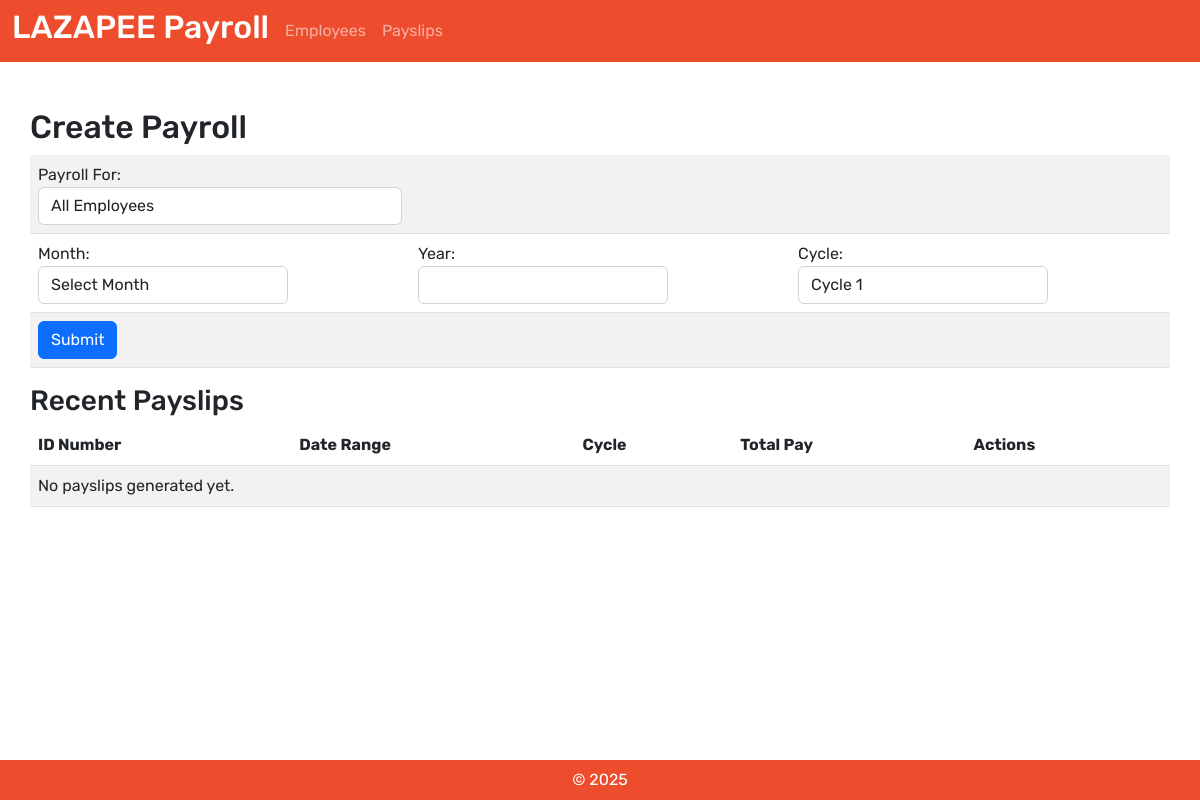
/payroll/, run on an earlier commit of the app's database.
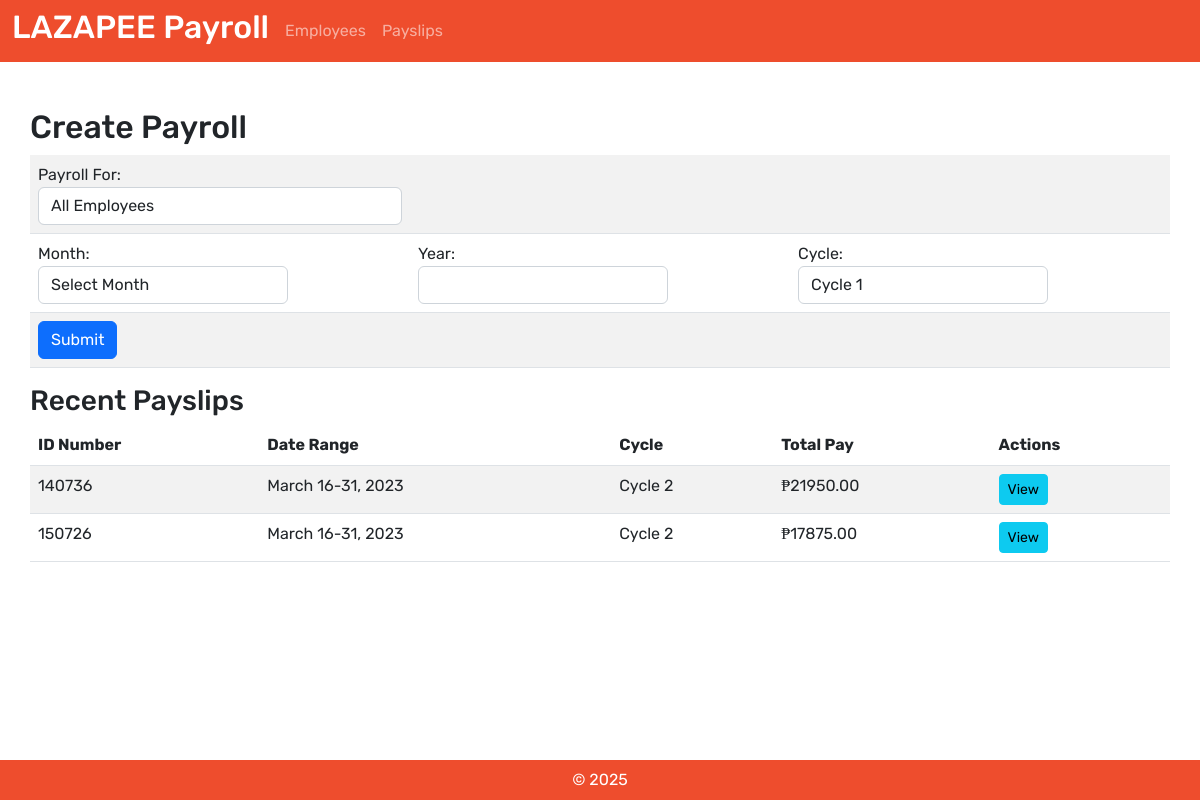
And on a later commit of the database.
### payroll_app/models.py (models this page shows, shortened)
class Payslip(models.Model):
    id_number = models.ForeignKey(Employee, on_delete=models.CASCADE) # when employee is deleted, payslip is deleted
    month = models.CharField(max_length=30)
    date_range = models.CharField(max_length=300)
    year = models.CharField(max_length=4)
    pay_cycle = models.IntegerField()
    rate = models.FloatField(null=True, blank=True)
    earning_allowance = models.FloatField(null=True, blank=True)
    deductions_tax = models.FloatField(null=True, blank=True)
    deductions_health = models.FloatField(null=True, blank=True)
    pag_ibig = models.FloatField(null=True, blank=True)
    sss = models.FloatField(null=True, blank=True)
    overtime = models.FloatField(null=True, blank=True)
    total_pay = models.FloatField(null=True, blank=True)
    gross_pay = models.FloatField(null=True, blank=True)
    total_deductions = models.FloatField(null=True, blank=True)
    class Meta:
        ordering = ['year', 'month'] # arranges years and months

class Employee(models.Model):
    name = models.CharField(max_length=50)
    id_number = models.CharField(max_length=6, primary_key=True)
    rate = models.FloatField(null=True, blank=True)
    overtime_pay = models.FloatField(null=True, blank=True, default=0)
    allowance = models.FloatField(null=True, blank=True, default=0)
    class Meta:
        ordering = ['name'] # arranges names

### payroll_app/views.py (the view, shortened to what this page needs)
# urls.py: path('payroll/', views.payroll_page, name='payroll_page'),
def payroll_page(request):
    employees = Employee.objects.all()
    payslips = Payslip.objects.order_by('-date_range')
    months = [(i + 1, MONTHS[i]) for i in range(12)]
    return render(request, 'payroll_app/payroll_page.html', {
        'employees': employees,
        'payslips': payslips,
        'months': months,
    })

### payroll_app/templates/payroll_app/payroll_page.html (shortened to what this page needs)
{% extends 'payroll_app/base.html' %}
{% load static %}
{% block content %}
<div class="payroll-container" style="padding: 30px;">
    <h2>Create Payroll</h2>
    <form method="post" class="payroll-form">
        <table class="table table-striped">
            <tbody>
                <tr>
                    <td>
                        <div class="form-group">
                            <label for="payroll_for">Payroll For:</label>
                            <select name="payroll_for" id="payroll_for" class="form-control" onchange="toggleEmployeeSelect()" required>
                                <option value="all">All Employees</option>
                            </select>
                        </div>
                    </td>
                    <td>
                    </td>
                    <td></td>
                </tr>
                <tr>
                    <td>
                        <div class="form-group" style="width: 250px;">
                            <label for="month">Month:</label>
                            <select name="month" class="form-control" required>
                                <option value="" disabled selected>Select Month</option>
                            </select>
                        </div>
                    </td>
                    <td>
                        <div class="form-group" style="width: 250px;">
                            <label for="year">Year:</label>
                            <input type="text" name="year" id="year" class="form-control" required>
                        </div>
                    </td>
                    <td>
                        <div class="form-group" style="width: 250px;">
                            <label for="cycle">Cycle:</label>
                            <select name="cycle" id="cycle" class="form-control" required>
                                <option value="1">Cycle 1</option>
                            </select>
                        </div>
                    </td>
                </tr>
                <tr>
                    <td>
                        <button type="submit" class="btn btn-primary">Submit</button>
                    </td>
                    <td></td>
                    <td></td>
                </tr>
            </tbody>
        </table>
    </form>
    <h3>Recent Payslips</h3>
    <table class="table table-striped">
        <thead>
            <tr>
                <th>ID Number</th>
                <th>Date Range</th>
                <th>Cycle</th>
                <th>Total Pay</th>
                <th>Actions</th>
            </tr>
        </thead>
        <tbody>
            {% for payslip in payslips %}
            <tr>
                <td>{{ payslip.id_number.id_number }}</td>
                <td>{{ payslip.date_range }}</td>
                <td>Cycle {{ payslip.pay_cycle }}</td>
                <td>₱{{ payslip.total_pay|floatformat:2 }}</td>
                <td>
                    <a href="{% url 'view_payslip' payslip.id %}" class="btn btn-sm btn-info">View</a>
                </td>
            </tr>
            {% empty %}
            <tr>
                <td colspan="5">No payslips generated yet.</td>
            </tr>
            {% endfor %}
        </tbody>
    </table>
</div>
{% endblock %}

### payroll_app/templates/payroll_app/base.html (shortened to what this page needs)
{% load static %}
<!DOCTYPE html>
<html lang="en">
<head>
    <link rel="stylesheet" href="{% static '/bootstrap/css/bootstrap.min.css' %}">
    <link rel="stylesheet" href="{% static '/bootstrap/css/custom.css' %}">
</head>
<body>
    <nav class="navbar navbar-dark bg-custom mb-3 sticky-top" style="background-color: #ee4d2d;">
<div class="container-fluid">
            <div class="d-flex align-items-center">
        <h2 class="me-3" style="color: white;">
            LAZAPEE Payroll
        </h2>
        {% if request.path != '/login/' and request.path != '/signup/' %}
        <ul class="navbar-nav d-flex flex-row">
            <li class="nav-item me-3">
            <a class="nav-link" href="{% url 'homepage' %}">Employees</a>
            </li>
            <li class="nav-item">
            <a class="nav-link" href="{% url 'payroll_page' %}">Payslips</a>
            </li>
        </ul>
        {% endif %}
    </div>
</div>
    </nav>
    <div class="container-fluid">
        <div class="col-12">
            <div class="row justify-content-center">
                {% block content %}
                {% endblock %}
            </div>
        </div>
    </div>
</body>
<nav class="navbar bg-custom fixed-bottom justify-content-center" style="background: #ee4d2d;">
    <div style="color: white;">&copy; 2025</div>
</nav>
</html>

### payroll_app/templates/payroll_app/base.html (style rules this page uses)
body { font-family: 'Rubik'; }

What changed in the data, as far as the page shows it:
added Payslip: id_number.id_number "140736", date_range "March 16-31, 2023", pay_cycle "2", total_pay "21950.00"
added Payslip: id_number.id_number "150726", date_range "March 16-31, 2023", pay_cycle "2", total_pay "17875.00"
Also different on the page:
text no longer shown: "No payslips generated yet."
